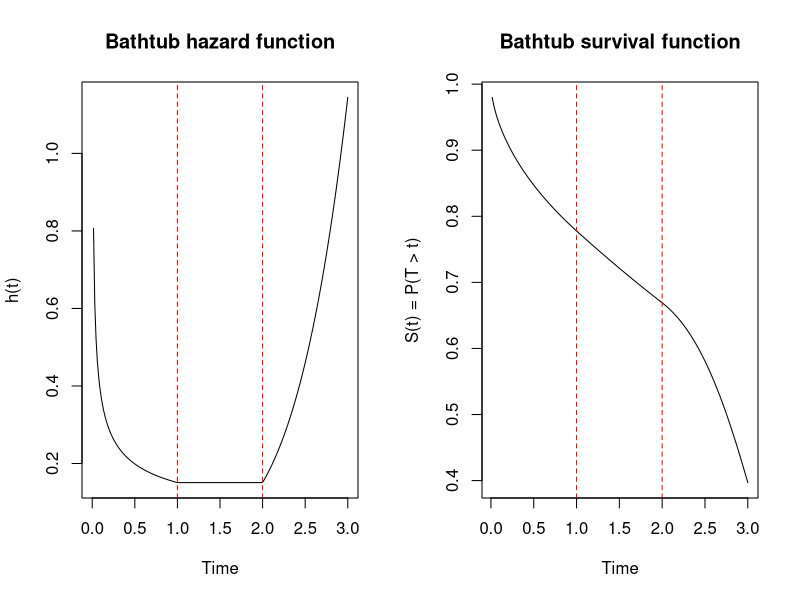

The R script that drew this image:
bathtub <- function(t, alpha, kappa, time_breaks) {
  if(t < time_breaks[1]) {
    h <- alpha[1]*kappa[1]*(alpha[1]*t)^(kappa[1] - 1) 
    return(h)
  }else if(t < time_breaks[2] & t >= time_breaks[1]) {
    h <- alpha[2]
    return(h)
  }else {
    h <- alpha[3]*kappa[3]*(alpha[3]*t)^(kappa[3] - 1) 
    return(h)
  }
}


survival <-  function(t_max, alpha, kappa, time_breaks) {
  exp(
    -integrate(bathtub_vec, lower = 0, upper = t_max,
               alpha = alpha, kappa = kappa, time_breaks = time_breaks)$value)
}


time_breaks <- c(1,2,3)
kappa <- c(0.6, 1, 6)
alpha <- rep(0,3)
alpha[1] <- 0.1
alpha[2] <- alpha[1]*kappa[1]*(alpha[1]*time_breaks[1])^(kappa[1] - 1) 
alpha[3] <- (alpha[2] / (kappa[3] * time_breaks[2]^(kappa[3] - 1)))^(1/kappa[3])
time_axis <- seq(from = 0, to = max(time_breaks), length = 200)
bathtub_vec <- Vectorize(FUN = bathtub, vectorize.args = "t")
par(mfrow = c(1,2))
plot(time_axis, bathtub_vec(time_axis, alpha, kappa, time_breaks ), type = "l",
     xlab = "Time", ylab  = "h(t)", main = "Bathtub hazard function")
abline(v = time_breaks[1:2], lty = 2, col = "red")
## plot the survival function

survival_vec = Vectorize(FUN = survival, vectorize.args = "t_max")
plot(time_axis[-1], survival_vec(time_axis[-1], alpha, kappa, time_breaks ), type = "l",
     xlab = "Time", ylab  = "S(t) = P(T > t)", main = "Bathtub survival function")
abline(v = time_breaks[1:2], lty = 2, col = "red")
